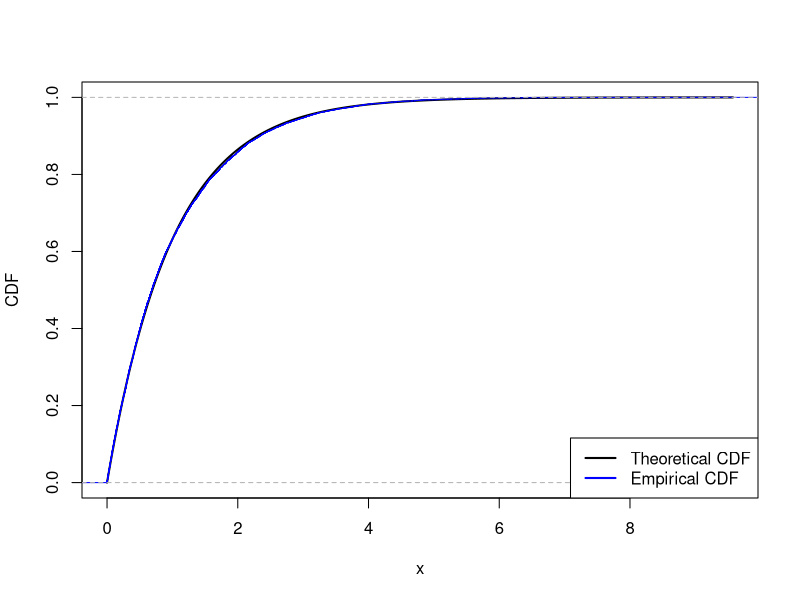
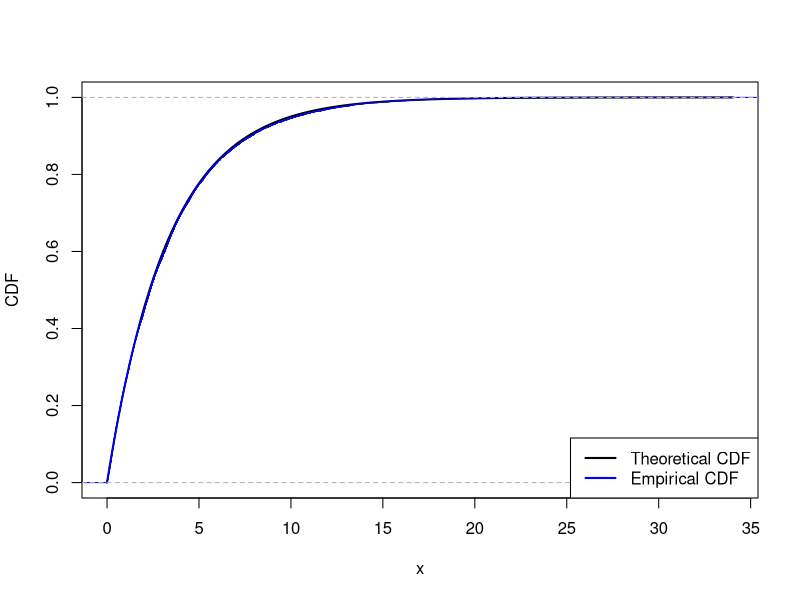
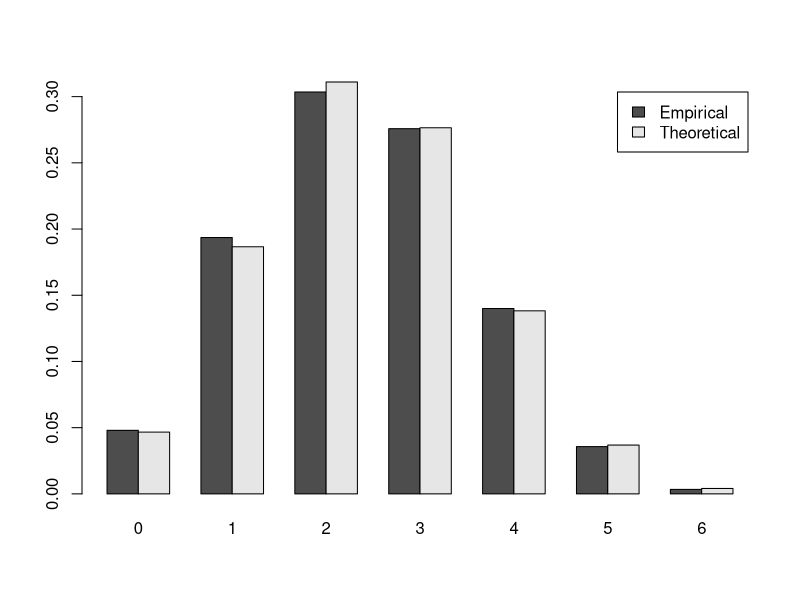
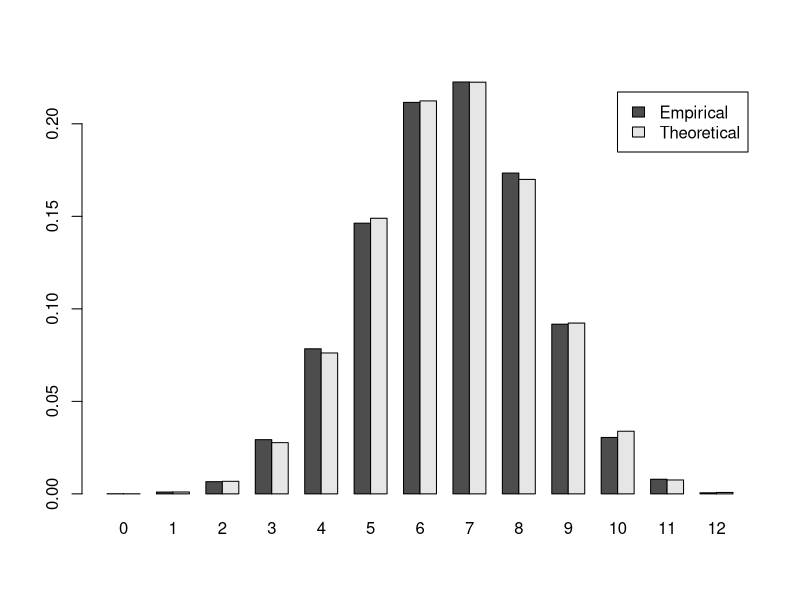
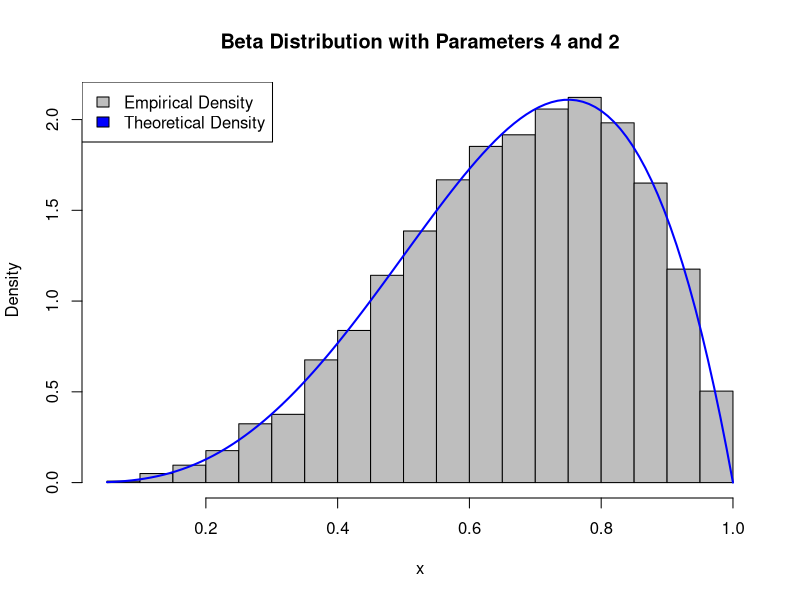
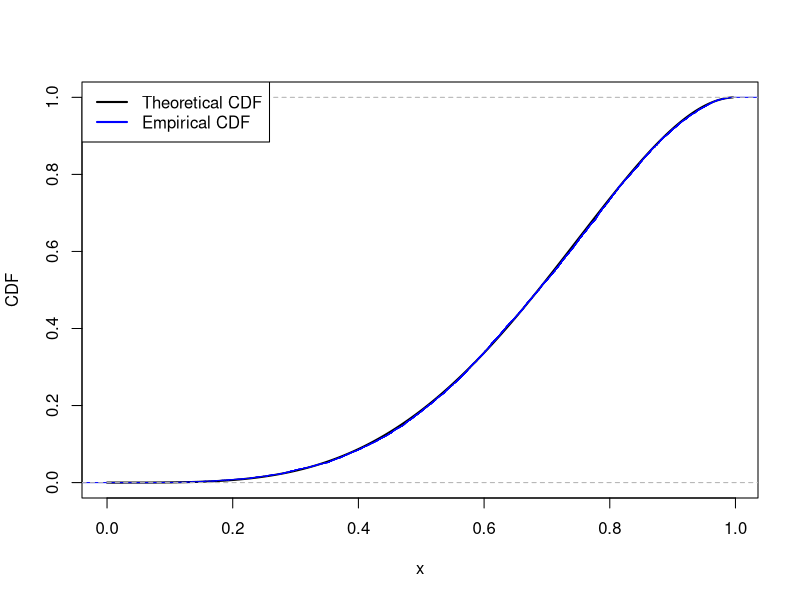
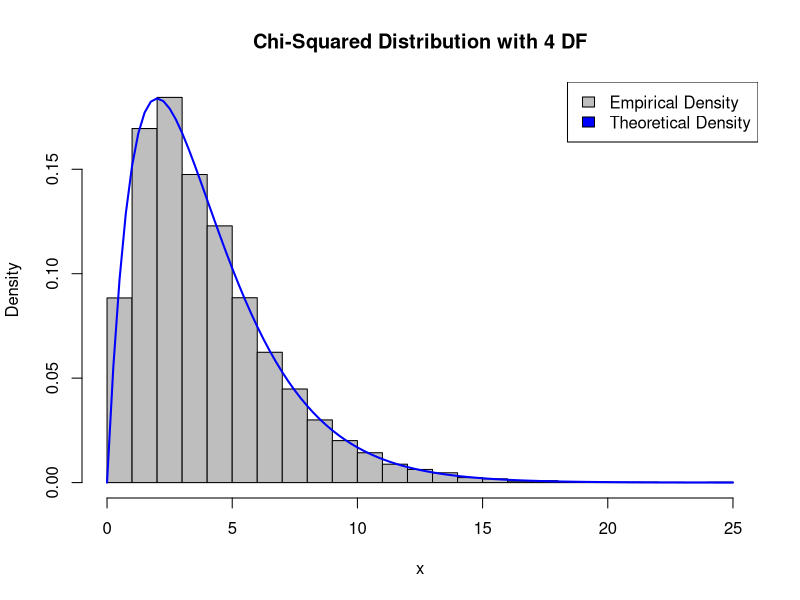
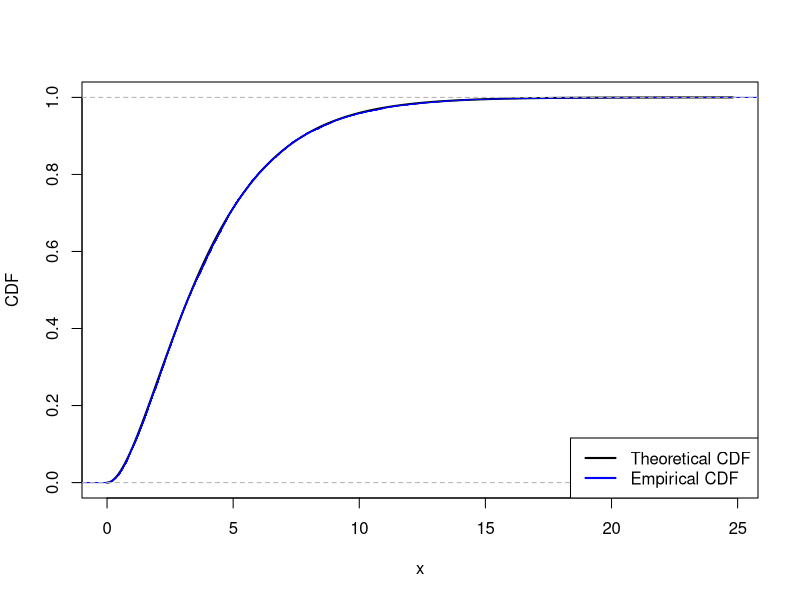

Source code (R) for these figures, in order:
## ---- chunk 1
knitr::opts_chunk$set(echo = TRUE)
## ---- chunk 2
my_rexp <- function(n, rate){
  u <- runif(n)
  - (log(1 - u)) / rate
}
set.seed(1)
x <- my_rexp(10^4, rate = 1)
x_vals <- seq(0, max(x), length.out = 1000)
t_cdf <- pexp(x_vals, 1)
plot(x_vals, t_cdf, type = "l", xlab = "x", ylab = "CDF", col = "black", lwd = 2)
lines(ecdf(x), col = "blue", lwd = 1)
legend("bottomright", legend = c("Theoretical CDF", "Empirical CDF"),
       col = c("black", "blue"), lwd = 2)
ks_test <- ks.test(x, "pexp", 1)
print(paste("Kolmogorov-Smirnov test p-value is:", ks_test$p.value))
## ---- chunk 3
set.seed(2)
x <- my_rexp(10^4, rate = 0.3)
x_vals <- seq(0, max(x), length.out = 1000)
t_cdf <- pexp(x_vals, 0.3)
plot(x_vals, t_cdf, type = "l", xlab = "x", ylab = "CDF", col = "black", lwd = 2)
lines(ecdf(x), col = "blue", lwd = 1)
legend("bottomright", legend = c("Theoretical CDF", "Empirical CDF"),
       col = c("black", "blue"), lwd = 2)
ks_test <- ks.test(x, "pexp", 0.3)
print(paste("Kolmogorov-Smirnov test p-value is:", ks_test$p.value))
## ---- chunk 4
# write your code here
my_rbinom <- function(n, size, prob){
  samp <- numeric(n)
  for (i in 1:n) {
    cum_prob <- 0
    u <- runif(1)
    for (k in 0:size) {
      cum_prob <- cum_prob + (choose(size, k) * (prob^k) * ((1 - prob)^(size - k)))
      if (u <= cum_prob) {
        samp[i] <- k
        break
      }
    }
  }
  samp
}
set.seed(3)
my_samp <- my_rbinom(10^4, 6, 0.4)
e_pmf <- table(my_samp) / 10^4
t_pmf <- dbinom(0:6, 6, 0.4)
comp <- rbind(e_pmf, t_pmf)
barplot(comp, beside = TRUE, legend.text = c("Empirical", "Theoretical"))
cs_test <- chisq.test(x = table(my_samp), p = t_pmf)
print(paste("Chi-squared goodness-of-fit test p-value is:", cs_test$p.value))
## ---- chunk 5
set.seed(4)
my_samp <- my_rbinom(10^4, 12, 0.55)
e_pmf <- table(my_samp) / 10^4
t_pmf <- dbinom(0:12, 12, 0.55)
comp <- rbind(e_pmf, t_pmf)
barplot(comp, beside = TRUE, legend.text = c("Empirical", "Theoretical"))
## ---- chunk 6
my_rbeta <- function(n, alpha, beta){
  samp <- numeric(n)
  for (i in 1:n) {
    u <- runif(1)
    samp[i] <- qbeta(u, alpha, beta)
  }
  samp
}
set.seed(5)
x <- my_rbeta(10^4, 4, 2)
hist(x, breaks = 30, freq = FALSE, col = "gray", 
     main = "Beta Distribution with Parameters 4 and 2")
curve(dbeta(x, 4, 2), add = TRUE, col = "blue", lwd = 2)
legend("topleft", legend = c("Empirical Density", "Theoretical Density"), 
       fill = c("gray", "blue"))
x_vals <- seq(0, max(x), length.out = 1000)
t_cdf <- pbeta(x_vals, 4, 2)
plot(x_vals, t_cdf, type = "l", xlab = "x", ylab = "CDF", col = "black", lwd = 2)
lines(ecdf(x), col = "blue", lwd = 1)
legend("topleft", legend = c("Theoretical CDF", "Empirical CDF"),
       col = c("black", "blue"), lwd = 2)
ks_test <- ks.test(x, "pbeta", 4, 2)
print(paste("Kolmogorov-Smirnov test p-value is:", ks_test$p.value))
## ---- chunk 7
my_rchisq <- function(n, df){
  samp <- numeric(n)
  for (i in 1:n) {
    u <- runif(1)
    samp[i] <- qchisq(u, df)
  }
  samp
}
set.seed(6)
x <- my_rchisq(10^4, 4)
hist(x, breaks = 30, freq = FALSE, col = "gray", 
     main = "Chi-Squared Distribution with 4 DF")
curve(dchisq(x, 4), add = TRUE, col = "blue", lwd = 2)
legend("topright", legend = c("Empirical Density", "Theoretical Density"), 
       fill = c("gray", "blue"))
x_vals <- seq(0, max(x), length.out = 1000)
t_cdf <- pchisq(x_vals, 4)
plot(x_vals, t_cdf, type = "l", xlab = "x", ylab = "CDF", col = "black", lwd = 2)
lines(ecdf(x), col = "blue", lwd = 1)
legend("bottomright", legend = c("Theoretical CDF", "Empirical CDF"),
       col = c("black", "blue"), lwd = 2)
ks_test <- ks.test(x, "pchisq", 4)
print(paste("Kolmogorov-Smirnov test p-value is:", ks_test$p.value))
## ---- chunk 8
my_rt <- function(n, df){
  samp <- numeric(n)
  for (i in 1:n) {
    u <- runif(1)
    samp[i] <- qt(u, df)
  }
  samp
}
set.seed(7)
x <- my_rt(10^4, 4)
hist(x, breaks = 30, freq = FALSE, ylim = c(0, 0.4), col = "gray",
     main = "t Distribution with 4 DF")
curve(dt(x, 4), add = TRUE, col = "blue", lwd = 2)
legend("topright", legend = c("Empirical Density", "Theoretical Density"), 
       fill = c("gray", "blue"))
x_vals <- seq(0, max(x), length.out = 1000)
t_cdf <- pt(x_vals, 4)
plot(x_vals, t_cdf, type = "l", xlab = "x", ylab = "CDF", col = "black", lwd = 2)
lines(ecdf(x), col = "blue", lwd = 1)
legend("bottomright", legend = c("Theoretical CDF", "Empirical CDF"),
       col = c("black", "blue"), lwd = 2)
ks_test <- ks.test(x, "pt", 4)
print(paste("Kolmogorov-Smirnov test p-value is:", ks_test$p.value))
## ---- chunk 9
my_rgamma <- function(n, alpha, beta){
  samp <- numeric(n)
  for (i in 1:n) {
    u <- runif(1)
    samp[i] <- qgamma(u, alpha, beta)
  }
  samp
}
set.seed(8)
x <- my_rgamma(10^4, 4, 2)
hist(x, breaks = 30, freq = FALSE, col = "gray", 
     main = "Gamma Distribution with Parameters 4 and 2")
curve(dgamma(x, 4, 2), add = TRUE, col = "blue", lwd = 2)
legend("topright", legend = c("Empirical Density", "Theoretical Density"), 
       fill = c("gray", "blue"))
x_vals <- seq(0, max(x), length.out = 1000)
t_cdf <- pgamma(x_vals, 4, 2)
plot(x_vals, t_cdf, type = "l", xlab = "x", ylab = "CDF", col = "black", lwd = 2)
lines(ecdf(x), col = "blue", lwd = 1)
legend("bottomright", legend = c("Theoretical CDF", "Empirical CDF"),
       col = c("black", "blue"), lwd = 2)
ks_test <- ks.test(x, "pgamma", 4, 2)
print(paste("Kolmogorov-Smirnov test p-value is:", ks_test$p.value))
## ---- chunk 10
f <- function(x) { 0.5 * sin(x) }
g <- function(x) { 1 / pi }
M <- pi / 2
set.seed(9)
proposed_x <- runif(10^5, 0, pi)
r_x <- f(proposed_x) / (M * g(proposed_x))
U <- runif(10^5)
accepted <- U < r_x
accepted_x <- proposed_x[accepted]
print(paste("The empirical acceptance rate is:", length(accepted_x) / 10^5))
## ---- chunk 11
sin_pdf <- function(x) {
  ifelse(x > 0 & x < pi, 0.5 * sin(x), 0)
}

sin_cdf <- function(x) {
  ifelse(x < 0, 0, ifelse(x < pi, 0.5 - 0.5 * cos(x), 1))
}
## ---- chunk 12
x_vals <- x_vals <- seq(0, max(accepted_x), length.out = 1000)
hist(accepted_x, breaks = 30, freq = FALSE, col = "gray", 
     main = "Accepted Sample Distribution")
lines(x_vals, sin_pdf(x_vals), col = "blue", lwd = 2)
legend("topright", legend = c("Empirical Density", "Theoretical Density"), 
       fill = c("gray", "blue"), cex = 0.5)
plot(x_vals, sin_cdf(x_vals), type = "l", xlab = "x", ylab = "CDF", 
     col = "black", lwd = 2)
lines(ecdf(accepted_x), col = "blue", lwd = 1)
legend("bottomright", legend = c("Theoretical CDF", "Empirical CDF"),
       col = c("black", "blue"), lwd = 2)
ks_test <- ks.test(accepted_x, "sin_cdf")
print(paste("Kolmogorov-Smirnov test p-value is:", ks_test$p.value))
## ---- chunk 13
f <- function(x) { 504 * x^3 * (1 - x)^5 }
g <- function(x) { rep(1, length(x)) }
M <- 504 * (3/8)^3 * (1 - (3/8))^5
set.seed(10)
proposed_x <- runif(10^5)
r_x <- f(proposed_x) / (M * g(proposed_x))
U <- runif(10^5)
accepted <- U < r_x
accepted_x <- proposed_x[accepted]
ks_test <- ks.test(accepted_x, "pbeta", 4, 6)
print(paste("Kolmogorov-Smirnov test p-value is:", ks_test$p.value))
## ---- chunk 14
f <- function(x) { (2 / sqrt(2 * pi)) * exp(-x^2 / 2) }
g <- function(x) { exp(-x) }
set.seed(11)
proposed_x <- runif(10^4)
X <- - log(proposed_x)
ratios <- f(X) / g(X)
c_hat <- max(ratios)
U <- runif(10^4)
accepted <- U < ratios / c_hat
accepted_x <- X[accepted]
S <- runif(length(accepted_x))
signs <- ifelse(S < 0.5, -1, 1)
accepted_x <- signs * accepted_x
qqnorm(accepted_x)
qqline(accepted_x, col = "blue", lwd = 2)
shapiro.test(accepted_x[1:1000])
## ---- chunk 15
mu <- c(2, -1)
sigma <- cbind(c(3, -1.5), c(-1.5, 3))
set.seed(12)
U1 <- runif(2 * 10^3)
U2 <- runif(2 * 10^3)
Z1 <- sqrt(-2 * log(U1)) * cos(2 * pi * U2)
Z2 <- sqrt(-2 * log(U1)) * sin(2 * pi * U2)
Z <- rbind(Z1, Z2)
A <- t(chol(sigma))
X <- mu + A %*% Z
plot(X[1,], X[2,], pch = 19, cex = 0.5)
